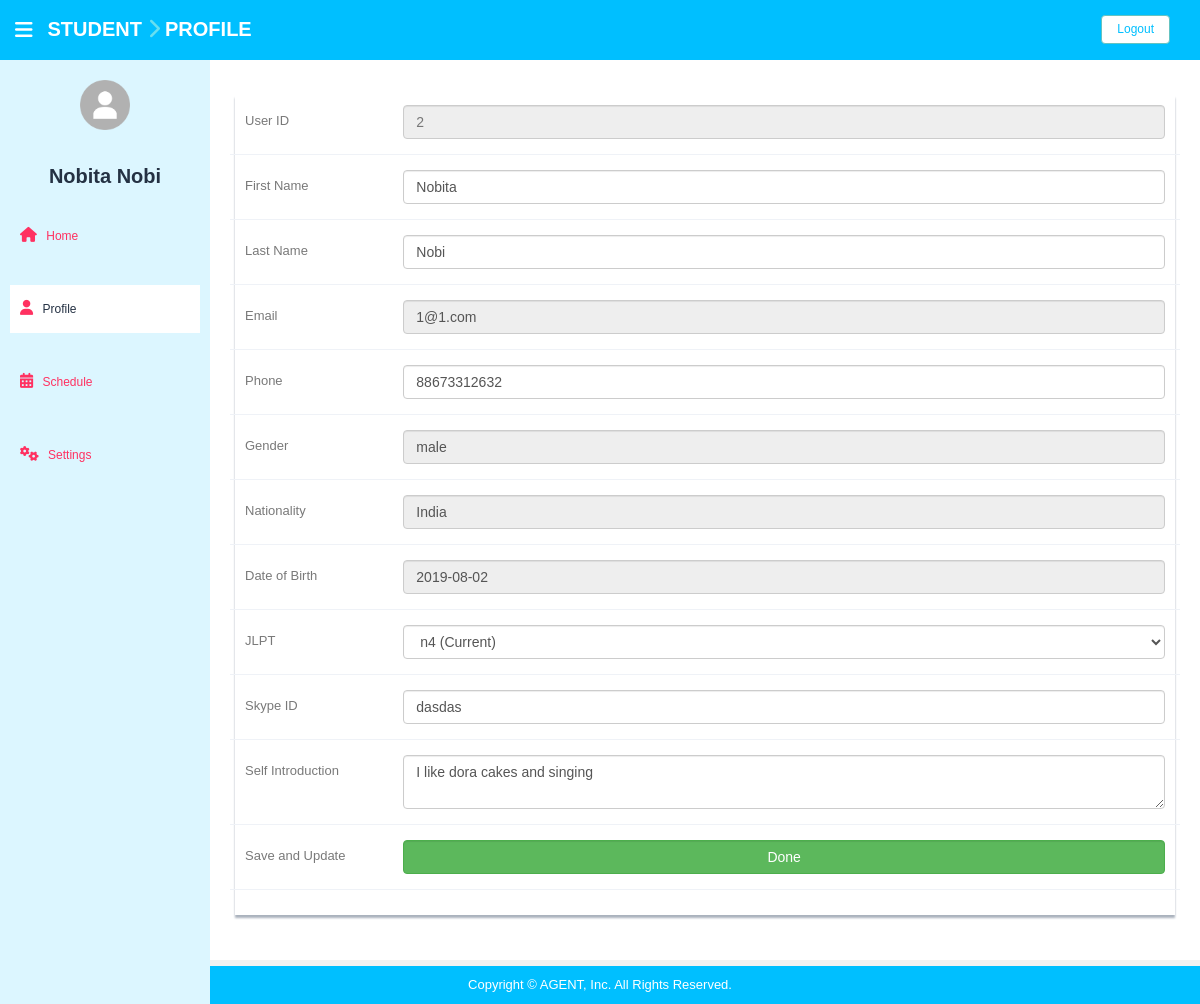
The page /student/home/profile/index.php (signed in) on the database its author committed.
### tables this page shows
CREATE TABLE `students` (
  `id` bigint(20) UNSIGNED NOT NULL,
  `first_name` varchar(255) NOT NULL,
  `last_name` varchar(255) NOT NULL,
  `email` varchar(255) NOT NULL,
  `gender` varchar(255) NOT NULL,
  `dob` date NOT NULL,
  `jlpt` varchar(255) NOT NULL,
  `phone` varchar(255) NOT NULL,
  `nationality` varchar(255) NOT NULL,
  `description` text,
  `api_id` varchar(400) DEFAULT NULL,
  `password` varchar(255) NOT NULL,
  `created_at` timestamp NOT NULL DEFAULT CURRENT_TIMESTAMP
);

### student/Student.php (called while the page is built, shortened)
<?php
class Student {
	private $db;
	public function __construct($server, $dbusername, $dbpassword, $dbname) {
		$this->db = new mysqli($server, $dbusername, $dbpassword, $dbname);
	}
	public function get_student_info() {
		$id = $_SESSION['id'];
		$result = "SELECT * from students WHERE id='$id'";
		$result = mysqli_query($this->db, $result);
		$user_data = mysqli_fetch_array($result);
		$count_row = $result->num_rows;
		if ($count_row == 1) {
			return $user_data;
		} else {
			return 'no data';
		}
	}
}

### student/home/profile/index.php (the view, shortened to what this page needs)
<?php
require "../../Student.php";
$student = new Student(DB_SERVER, DB_USERNAME, DB_PASSWORD, DB_DATABASE);
$data = $student->get_student_info();
?>
<!DOCTYPE html>
<html lang="en">
  <head>
    <link href="../assets/css/bootstrap.css" rel="stylesheet">
    <link href="../assets/font-awesome/css/font-awesome.css" rel="stylesheet" />
    <link rel="stylesheet" type="text/css" href="../assets/js/gritter/css/jquery.gritter.css" />
    <link href="../assets/css/style.css" rel="stylesheet">
    <link href="../assets/css/style-responsive.css" rel="stylesheet">
    <link href="../assets/css/main.css" rel="stylesheet">
</head>
  <body>
  <section id="container" >
      <header class="header black-bg">
              <div class="sidebar-toggle-box">
                  <div class="fa fa-bars tooltips" data-placement="right" data-original-title="Toggle Navigation"></div>
              </div>
            <a href="#" class="logo" id=""><b>Student</b> <span class="fa fa-chevron-right">&nbsp;</span><b>Profile</b> </a>
            <div class="top-menu">
            	<ul class="nav pull-right top-menu">
                <li><a class="logout" href="../../logout">Logout</a></li>
            	</ul>
            </div>
        </header>
      <aside>
          <div id="sidebar"  class="nav-collapse ">
              <ul class="sidebar-menu" id="nav-accordion">
              	  <p class="centered"><a href="#"><img src="../assets/img/profile.png" class="img-circle" width="60"></a></p>
              	  <h5 class="centered"><?php echo $data['first_name'] . " " . $data['last_name'] ?></h5>
                  <li class="mt">
                      <a class="" href="../">
                          <i class="fa fa-home"></i>
                          <span>Home</span>
                      </a>
                  </li>
                   <li class="mt">
                      <a class="active" href="">
                          <i class="fa fa-user"></i>
                          <span>Profile</span>
                      </a>
                  </li>
                   <li class="mt">
                      <a class="" href="../schedule">
                          <i class="fa fa-calendar-alt"></i>
                          <span>Schedule</span>
                      </a>
                  </li>
                   <li class="mt">
                      <a class="" href="../settings">
                          <i class="fa fa-cogs"></i>
                          <span>Settings</span>
                      </a>
                  </li>
              </ul>
          </div>
      </aside>
      <section id="main-content">
          <section class="wrapper site-min-height">
            <div class="row mt">
              <div class="col-lg-12">
                  <div class="form-panel">
                      <form class="form-horizontal style-form" method="post">
                            <div class="form-group">
                              <label class="col-sm-2 col-sm-2 control-label">User ID</label>
                              <div class="col-sm-10">
                                  <input class="form-control" id="disabledInput" type="text" placeholder="<?php echo $_SESSION['id']; ?>" disabled>
                              </div>
                          </div>
                          <div class="form-group">
                              <label class="col-sm-2 col-sm-2 control-label">First Name</label>
                              <div class="col-sm-10">
                                  <input type="text" class="form-control" name="first_name"  value="<?php echo $data['first_name']; ?>">
                              </div>
                          </div>
                          <div class="form-group">
                              <label class="col-sm-2 col-sm-2 control-label">Last Name</label>
                              <div class="col-sm-10">
                                  <input type="text" class="form-control" name="last_name" value="<?php echo $data['last_name']; ?>"  >
                              </div>
                          </div>
                          <div class="form-group">
                               <label class="col-sm-2 col-sm-2 control-label">Email</label>
                              <div class="col-sm-10">
                                  <input class="form-control" id="disabledInput" type="text"  name="email" value="<?php echo $data['email']; ?>" disabled>
                              </div>
                          </div>
                            <div class="form-group">
                              <label class="col-sm-2 col-sm-2 control-label">Phone</label>
                              <div class="col-sm-10">
                                  <input type="text" class="form-control" name="phone" value="<?php echo $data['phone']; ?>" >
                              </div>
                          </div>
                            <div class="form-group">
                               <label class="col-sm-2 col-sm-2 control-label">Gender</label>
                              <div class="col-sm-10">
                                  <input class="form-control" id="disabledInput" type="text" name="gender" value="<?php echo $data['gender']; ?>"  disabled>
                              </div>
                          </div>
                            <div class="form-group">
                               <label class="col-sm-2 col-sm-2 control-label">Nationality</label>
                              <div class="col-sm-10">
                                  <input class="form-control" id="disabledInput" type="text" name="nationality" value="<?php echo $data['nationality']; ?>"  disabled>
                              </div>
                          </div>
                            <div class="form-group">
                               <label class="col-sm-2 col-sm-2 control-label">Date of Birth</label>
                              <div class="col-sm-10">
                                  <input class="form-control" id="disabledInput" type="text" name="dob" value="<?php echo $data['dob']; ?>" disabled>
                              </div>
                          </div>
                          <div class="form-group">
                              <label class="col-sm-2 col-sm-2 control-label">JLPT</label>
                              <div class="col-sm-10">
                                       <select class="form-control" name="jlpt">
                            <option value="<?php echo $data['jlpt']; ?>" selected disabled><?php echo $data['jlpt']; ?> (Current)</option>
                          </select>
                              </div>
                          </div>
                          <div class="form-group">
                              <label class="col-sm-2 col-sm-2 control-label">Skype ID</label>
                              <div class="col-sm-10">
                                  <input type="text" name="api_id" placeholder="Skype ID" class="form-control" value="<?php echo $data['api_id']; ?>"/>
                              </div>
                          </div>
                          <div class="form-group">
                              <label class="col-sm-2 col-sm-2 control-label">Self Introduction</label>
                              <div class="col-sm-10">
                                  <textarea type="text" name="description" placeholder="About you, your goals, and interests" class="form-control"><?php echo $data['description']; ?></textarea>
                              </div>
                          </div>
                          <div class="form-group">
                              <label class="col-sm-2 col-sm-2 control-label">Save and Update</label>
                              <div class="col-sm-10">
                                  <button type="submit" class="form-control btn btn-success">Done</button>
                              </div>
                          </div>
                      </form>
                  </div>
              </div>
            </div>
		</section>
      </section>
      <footer class="site-footer">
          <div class="text-center">
      Copyright © AGENT, Inc. All Rights Reserved.
          </div>
      </footer>
  </section>
  </body>
</html>

### student/home/assets/css/style.css (style rules this page uses)
body { color: #797979; background: #f2f2f2; font-family: 'Ruda', sans-serif; padding: 0px !important; margin: 0px !important; font-size:13px; }
ul li { list-style: none; }
a, a:hover, a:focus { text-decoration: none; outline: none; }
#container { width: 100%; height: 100%; }
.centered { text-align: center; }
.mt { margin-top: 25px; }
ul.top-menu > li > .logout { color: #f2f2f2; font-size: 12px; border-radius: 4px; -webkit-border-radius: 4px; border: 1px solid #64c3c2 !important; padding: 5px 15px; margin-right: 15px; background: #68dff0; margin-top: 15px; }
#sidebar { width: 210px; height: 100%; position: fixed; background: #424a5d; }
#sidebar h5 { color: #f2f2f2; font-weight: 700; }
#sidebar ul li { position: relative; }
ul.sidebar-menu , ul.sidebar-menu li ul.sub { margin: -2px 0 0; padding: 0; }
ul.sidebar-menu { margin-top: 75px; }
ul.sidebar-menu li { margin-bottom: 5px; margin-left:10px; margin-right:10px; }
ul.sidebar-menu li a span { display: inline-block; }
ul.sidebar-menu li a { color: #aeb2b7; text-decoration: none; display: block; padding: 15px 0 15px 10px; font-size: 12px; outline: none; -webkit-transition: all 0.3s ease; -moz-transition: all 0.3s ease; -o-transition: all 0.3s ease; -ms-transition: all 0.3s ease; transition: all 0.3s ease; }
ul.sidebar-menu li a.active, ul.sidebar-menu li a:hover, ul.sidebar-menu li a:focus { background: #68dff0; color: #fff; display: block; -webkit-transition: all 0.3s ease; -moz-transition: all 0.3s ease; -o-transition: all 0.3s ease; -ms-transition: all 0.3s ease; transition: all 0.3s ease; }
ul.sidebar-menu li a i { font-size: 15px; padding-right: 6px; }
ul.sidebar-menu li a.active i { color: #fff; }
#main-content { margin-left: 210px; }
.header, .footer { min-height: 60px; padding: 0 15px; }
.header { position: fixed; left: 0; right: 0; z-index: 1002; }
.black-bg { background: #ffd777; border-bottom: 1px solid #c9aa5f; }
.wrapper { display: inline-block; margin-top: 60px; padding-left: 15px; padding-right: 15px; padding-bottom: 15px; padding-top: 0px; width: 100%; }
a.logo { font-size: 20px; color: #ffffff; float: left; margin-top: 15px; text-transform: uppercase; }
a.logo b { font-weight: 900; }
a.logo span { color: #68dff0; }
#top_menu .nav > li, ul.top-menu > li { float: left; }
ul.top-menu > li > a { color: #666666; font-size: 16px; border-radius: 4px; -webkit-border-radius: 4px; border:1px solid #666666 !important; padding: 2px 6px; margin-right: 15px; }
.sidebar-toggle-box { float: left; padding-right: 15px; margin-top: 20px; }
.sidebar-toggle-box .fa-bars { cursor: pointer; display: inline-block; font-size: 20px; }
.form-panel { background: #ffffff; margin: 10px; padding: 10px; box-shadow: 0px 3px 2px #aab2bd; text-align: left; }
label { font-weight: 400; }
.form-horizontal.style-form .form-group { border-bottom: 1px solid #eff2f7; padding-bottom: 15px; margin-bottom: 15px; }
@media (min-width: 768px) { .form-horizontal .control-label { text-align: left; } }
.site-footer { background: #68dff0; color: #fff; padding: 10px 0; }
.site-min-height { min-height: 900px; }

### student/home/assets/css/main.css (style rules this page uses)
body { font-family: "Hiragino Kaku Gothic ProN", "ヒラギノ角ゴ ProN W3", Meiryo, メイリオ, Osaka, "MS PGothic", arial, helvetica, sans-serif !important; }
.black-bg { background:#00BFFF; border-bottom: none; }
.fa-bars:before { color: #fff; }
#sidebar { background: #DCF6FF; }
#sidebar h5 { font-size: 20px !important; }
.wrapper { background: white; }
ul.sidebar-menu li a.active, ul.sidebar-menu li a:hover, ul.sidebar-menu li a:focus { background: white; color:#243143; }
ul.sidebar-menu li a { color:#FF3161; }
ul.top-menu > li > .logout { color: #00BFFF; background: white; }
button, html [type="button"] { background:white; font-size:1.5em; }
#sidebar h5 { color:#243143; }
h1, h2, h3, h4, h5, h6, .h1, .h2, .h3, .h4, .h5, .h6 { margin-top: 30px; }
.site-footer { color: #fff!important; background: #00BFFF !important; }
.fa-home:before, .fa-user:before, .fa-calendar-alt:before, .fa-cogs:before { color: #FF3161; }

### student/home/profile/index.php (style rules this page uses)
body { padding-top:30px; }

### rows shown on the page
students: first_name "Nobita", last_name "Nobi", email "1@1.com", phone "88673312632", gender "male", nationality "India", dob "2019-08-02", jlpt "n4 (Current)", api_id "dasdas", description "I like dora cakes and singing"
